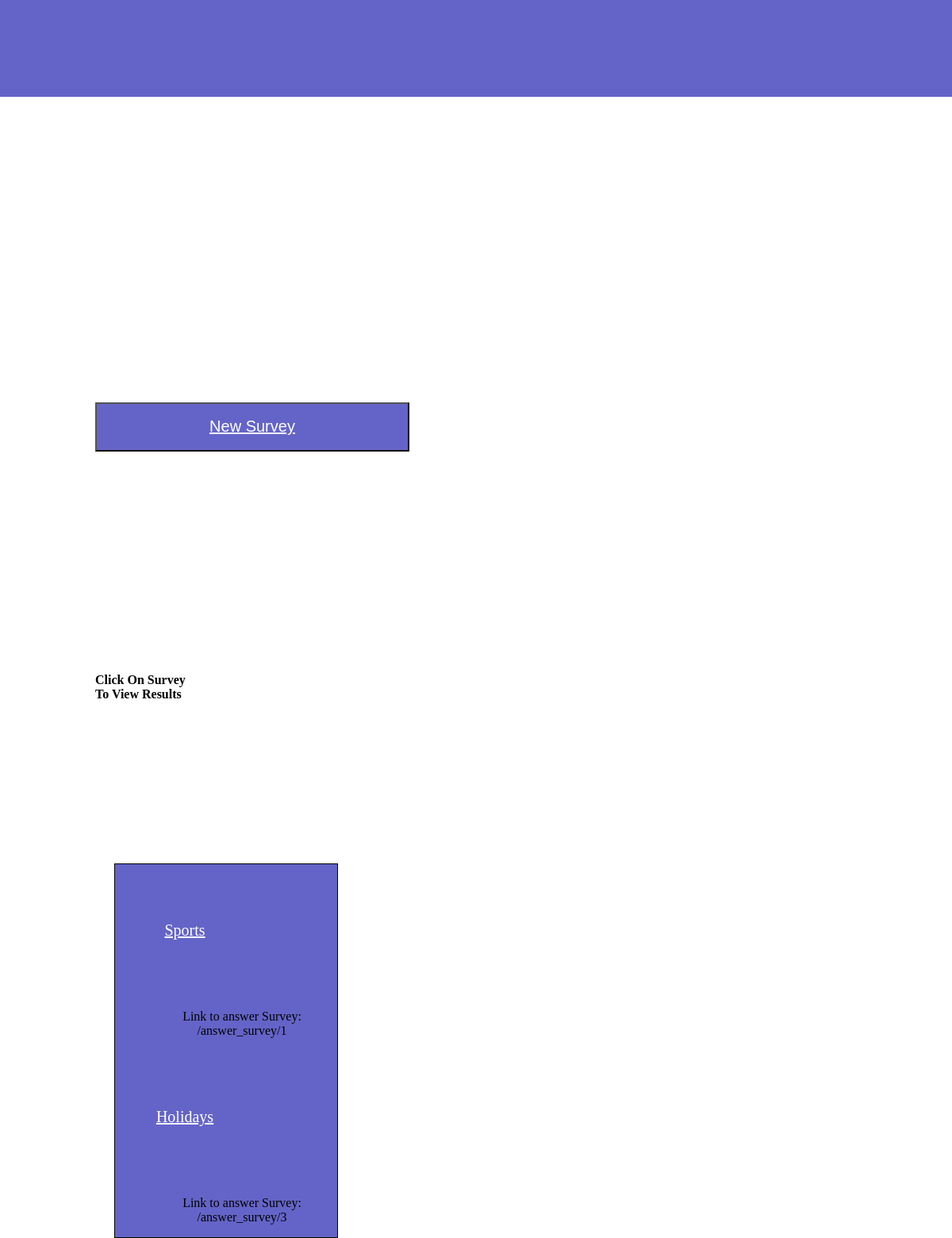
Screenshot of /user/101001111010011100100110111011001011111001 with the database file from the repository.
### website.py (models this page shows)
class Surveys(db.Model):
    id = db.Column(db.Integer, primary_key=True, unique=True, nullable=False)
    username = db.Column(db.String(100))
    survey_name = db.Column(db.String(255))
    survey_type = db.Column(db.String(10))

### website.py (the view)
@app.route("/user/<encrypted_username>", methods=['POST', 'GET'])
def user_page(encrypted_username):
    user = db.session.execute(
        "SELECT * FROM users WHERE encrypted_username='" + encrypted_username + "';")
    for i in user:
        items = dict(i)
    encrypted_name = items['encrypted_username']
    username = items['username']
    create_survey_link = "/user/" + encrypted_name + "/create_survey/"
    users_surveys = db.session.execute(
        "SELECT id, survey_name FROM surveys WHERE username='" + username + "';"
    )
    surveys = []
    for survey_id, survey in users_surveys:
        survey_link = url_for("answer_survey", survey_id=survey_id)
        surveys.append([survey_link, survey])
    return render_template("userhome.html", user=user, username=username,
                           items=items, create_survey_link=create_survey_link, surveys=surveys,
                           encrypted_username=encrypted_name)

### templates/userhome.html (shortened to what this page needs)
<!DOCTYPE html5>
<html>
<head>
	<link rel="stylesheet" href="{{ url_for('static', filename='stylesheets/userhome.css') }}">
</head>
<body>
	<div id='welcomebox'>
	</div>
	{% block content %}
	<div id='createsurvey'>
		<h3><button name='createsurvey'><a href={{create_survey_link}}>New Survey</a></button></h3>
	</div>
	{% endblock %}
	<div>
		<h4 id='sub_header' >Click On Survey<br> To View Results</h4>
		<ul id='survey_list'>
			{% for survey in surveys %}
		<a href='/user/{{encrypted_username}}/survey_results/{{survey[1]}}'><ol id='{{survey[1]}}' class='survey_name'>{{survey[1]}}</ol></a>
		<p>Link to answer Survey: {{survey[0]}}</p>
			{%endfor%}
		</ul>
	</div>
</body>
</html>

### static/stylesheets/userhome.css (style rules this page uses)
html { max-width: 100%; font-family: verdana; }
body { display: flex; justify-content: center; }
#welcomebox { display: flex; justify-content: center; text-align: center; position: absolute; width: 110%; height: 150px; margin-top: -3%; border-bottom: 2px solid white; color: white; background-color: rgba(100, 100, 200, 1) }
#createsurvey { position: absolute; margin-top: 40%; margin-left: -50%; height: 10%; width: 30%; }
button { width: 110%; height: 40%; background: rgba(100, 100, 200, 1); }
a:visited, a:link { font-size: 20; color: white; }
#survey_list { position: absolute; text-align: center; margin: 90% 0% 0% -38%; background: rgba(100, 100, 200, 1); border: 1px solid black; width: 20%; }
ol { position: relative; padding: 30% 10% 30% 20%; width: 100%; margin-left: -50%; font-size: 20; }
#sub_header { position: absolute; width: 100%; margin: 70% 0% 0% -40%; }

### rows the page displays
Surveys: survey_name "Sports", id "/answer_survey/1"
Surveys: survey_name "Holidays", id "/answer_survey/3"
